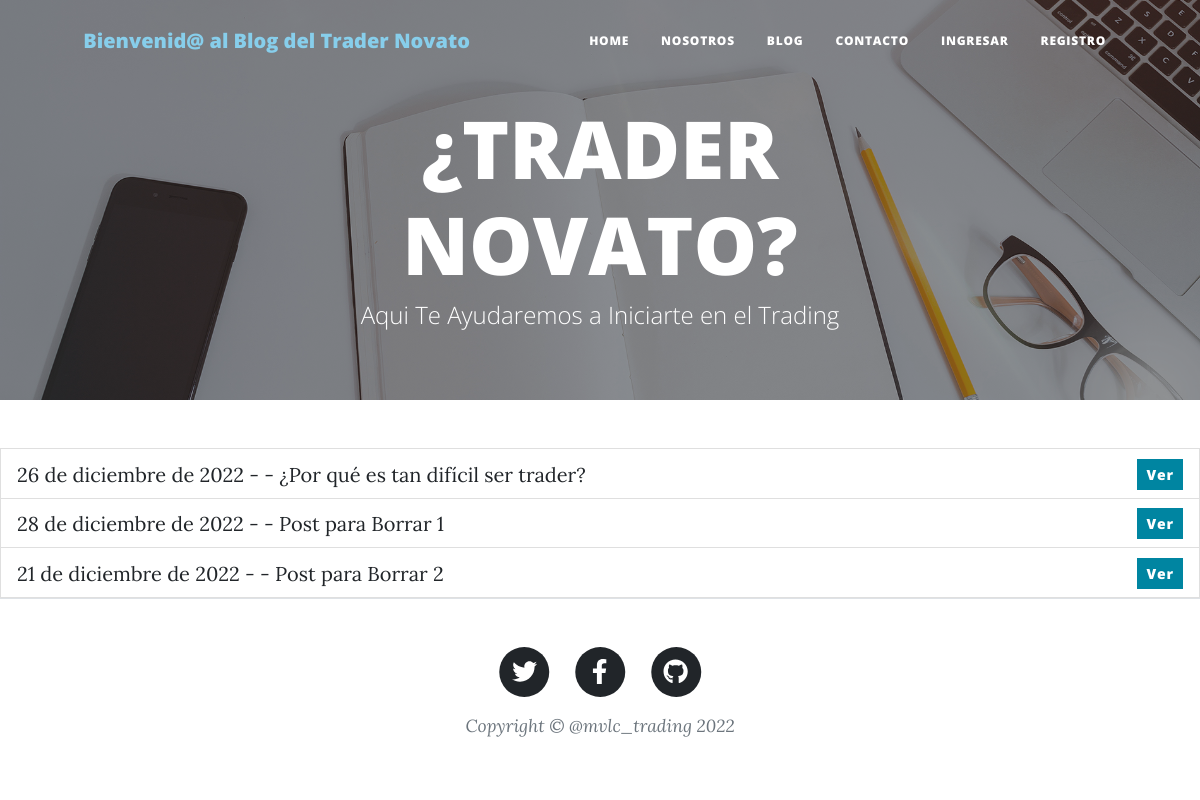
Before: /mvlcblog/listar/ with the older database file.
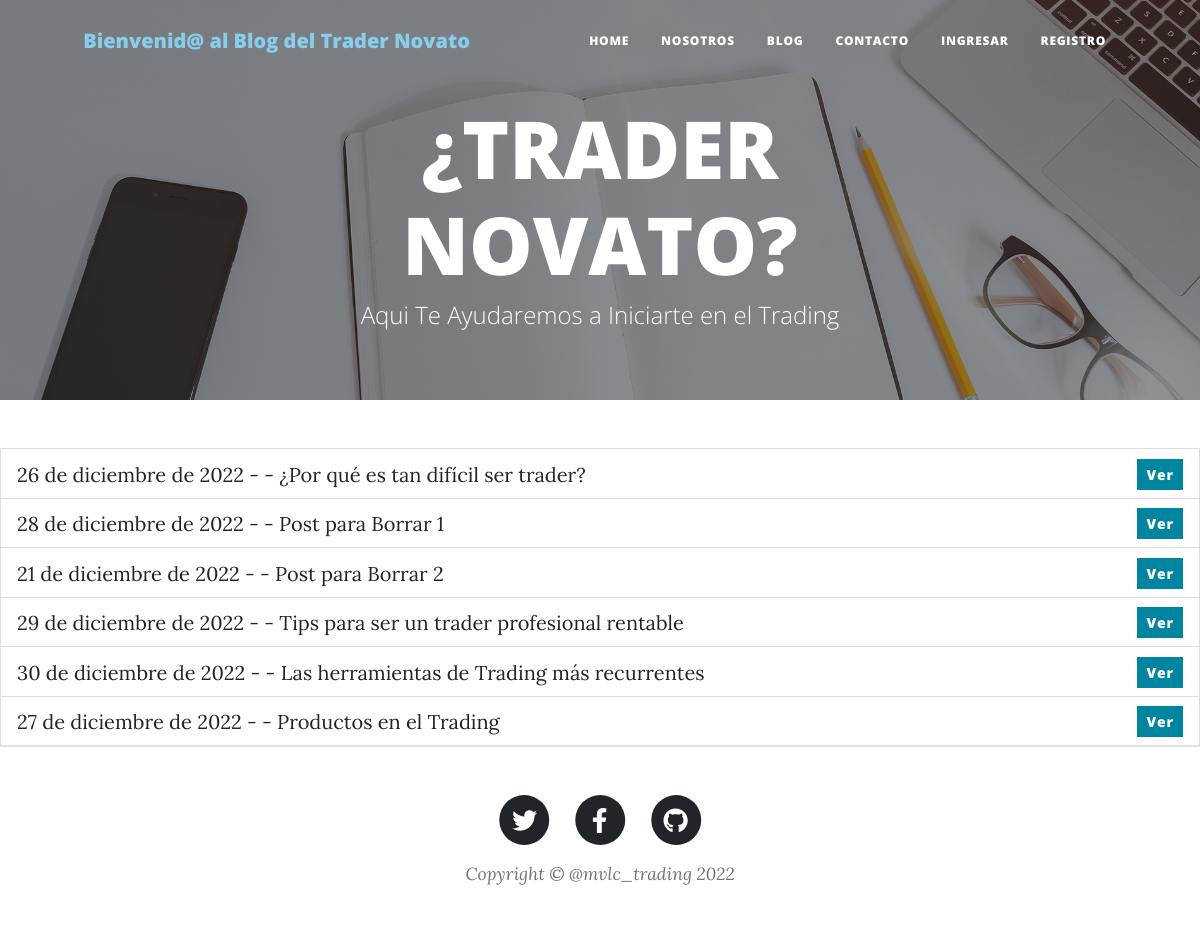
After: the same page with the newer database file.
### mvlcblog/models.py (models this page shows)
class Post(models.Model):
    titulo = models.CharField(max_length=100)
    sub_titulo = models.CharField(max_length=100)
    texto = models.TextField(max_length=4000)
    publicado_el = models.DateField()
    imagen = models.ImageField(upload_to='posts', null=True, blank=True)

### mvlcblog/views.py (the view)
# urls.py: path("mvlcblog/listar/", PostList.as_view(), name="mvlcblog-listar"),
class PostList(ListView):
    model = Post

### mvlcblog/templates/mvlcblog/post_list.html (shortened to what this page needs)
{% extends "mvlcblog/base.html" %}
{% block contenido %}
<ul class="list-group">
{% for post in object_list %}
    <li class="list-group-item d-flex justify-content-between align-items-end">
        <div class="float-left">{{post.publicado_el}} - - {{post.titulo}}</div>
        <div class="ml-auto">
        <button type="button" class="btn btn-primary btn-sm" onclick="window.location.href='{% url 'mvlcblog-detalle' post.id %}'">Ver</button>
        </div>
    </li>
{% endfor %}
</ul>
{% endblock %}

Changed rows visible on the page:
added Post: publicado_el "29 de diciembre de 2022", titulo "Tips para ser un trader profesional rentable"
added Post: publicado_el "30 de diciembre de 2022", titulo "Las herramientas de Trading más recurrentes"
added Post: publicado_el "27 de diciembre de 2022", titulo "Productos en el Trading"
